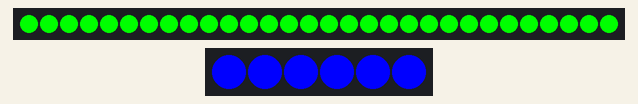
This program was run on a simulated Raspberry Pi (BCM pin numbers). Parts: 30 RGB LEDs in strip order, left to right, 6 RGB LEDs in strip order, left to right. At 4.5 s the program stops and its outputs stay as they are.

Above: at 0.1 s.
At 1.6 s:
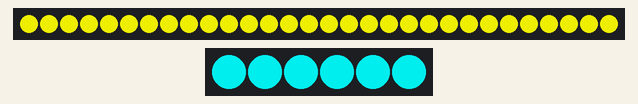
At 3.1 s:
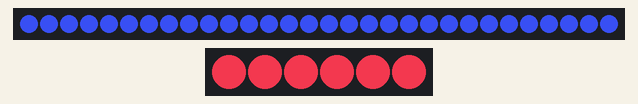
Timing chart, 0 to 6.0 s (numbered marks = the images above):
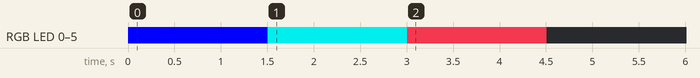

The program:

TwoStripsNeopixel.py
```python
#include all neccessary packages to get LEDs to work with Raspberry Pi
import time
import board
import neopixel

#Initialise two strips variables, provide the GPIO Data Pin
#utilised and the amount of LEDNodes and brightness (0 to 1 value)
pixels1 = neopixel.NeoPixel(board.D18, 30, brightness=1)
pixels2 = neopixel.NeoPixel(board.D21, 6, brightness=1)

#Focusing on a particular strip, use the command Fill to make it all a single colour
#based on decimal code R, G, B. Number can be anything from 255 - 0. Use a RGB Colour
#Code Chart Website to quickly identify a desired fill colour.
pixels1.fill((0, 255, 0))
pixels2.fill((0, 0, 255))

#Sleep for one second, and then code repeats for different colour combinations. Light changes
#could happen instead in response to certain buttons being pressed or due to threshold values
time.sleep(1.5)

pixels1.fill((200, 200, 0))
pixels2.fill((0, 200, 200))

time.sleep(1.5)

pixels1.fill((50, 70, 215))
pixels2.fill((215, 50, 70))

time.sleep(1.5)

pixels1.fill((0, 0, 0))
pixels2.fill((0, 0, 0))
```

Measured:
- by itself, RGB LED 0–5: off → RGB(0, 0, 255) at 0.00 s, → RGB(0, 200, 200) 1.5 s later, → RGB(215, 50, 70) 1.5 s later, → off 1.5 s later
- what the display in image 1 shows lasts 1.5 s, from 1.5 s to 3.0 s
